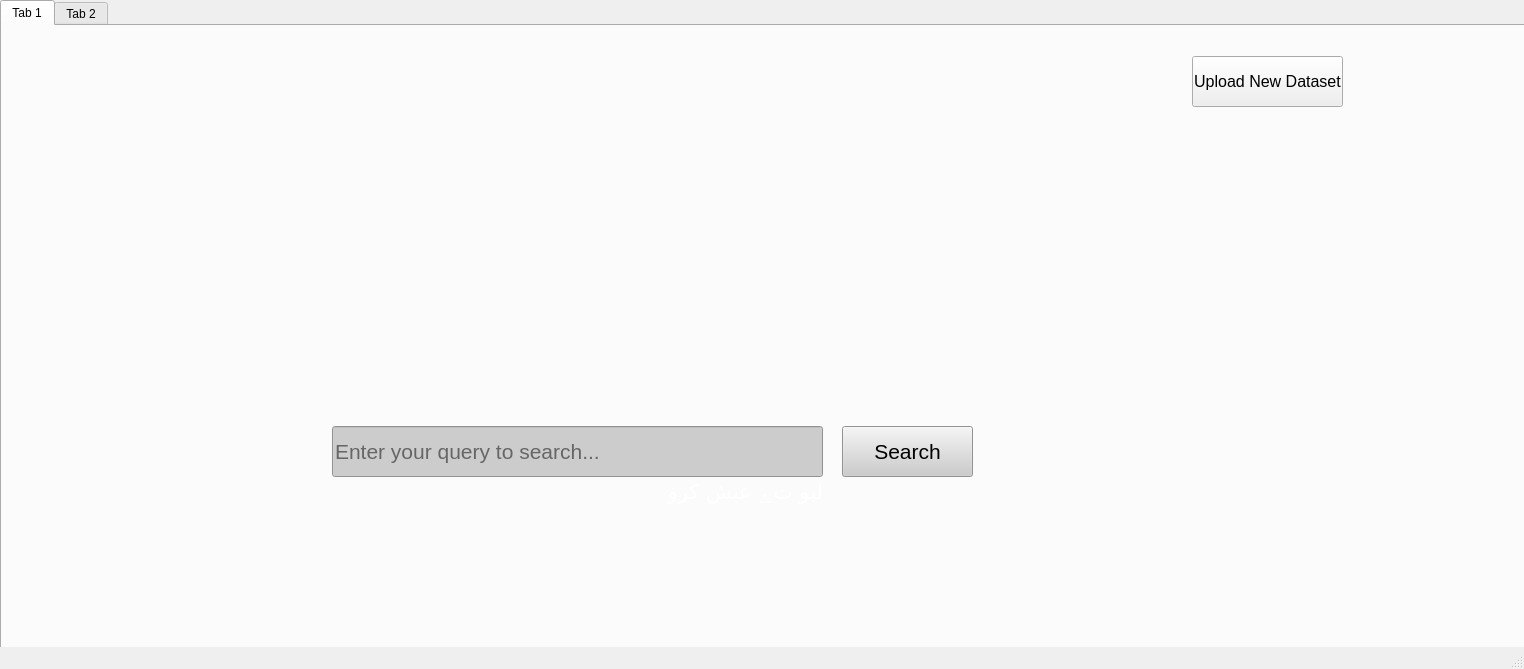
<?xml version="1.0" encoding="UTF-8"?>
<ui version="4.0">
 <class>MainWindow</class>
 <widget class="QMainWindow" name="MainWindow">
  <property name="geometry">
   <rect>
    <x>0</x>
    <y>0</y>
    <width>1524</width>
    <height>669</height>
   </rect>
  </property>
  <property name="windowTitle">
   <string>MainWindow</string>
  </property>
  <widget class="QWidget" name="centralwidget">
   <widget class="QTabWidget" name="tabWidget">
    <property name="geometry">
     <rect>
      <x>0</x>
      <y>0</y>
      <width>1611</width>
      <height>751</height>
     </rect>
    </property>
    <property name="currentIndex">
     <number>0</number>
    </property>
    <widget class="QWidget" name="tab_3">
     <attribute name="title">
      <string>Tab 1</string>
     </attribute>
     <widget class="QLineEdit" name="lineEdit">
      <property name="geometry">
       <rect>
        <x>330</x>
        <y>400</y>
        <width>491</width>
        <height>51</height>
       </rect>
      </property>
      <property name="font">
       <font>
        <family>Segoe UI</family>
        <pointsize>16</pointsize>
       </font>
      </property>
      <property name="styleSheet">
       <string notr="true">background-color: rgb(204, 204, 204);
color: rgb(0, 0, 0);</string>
      </property>
      <property name="text">
       <string/>
      </property>
      <property name="placeholderText">
       <string>Enter your query to search...</string>
      </property>
     </widget>
     <widget class="QPushButton" name="pushButton">
      <property name="geometry">
       <rect>
        <x>840</x>
        <y>400</y>
        <width>131</width>
        <height>51</height>
       </rect>
      </property>
      <property name="font">
       <font>
        <family>Segoe UI</family>
        <pointsize>16</pointsize>
       </font>
      </property>
      <property name="styleSheet">
       <string notr="true">color: rgb(0, 0, 0);
background-color: rgb(204, 204, 204);</string>
      </property>
      <property name="text">
       <string>Search</string>
      </property>
     </widget>
     <widget class="QLabel" name="label">
      <property name="geometry">
       <rect>
        <x>590</x>
        <y>450</y>
        <width>231</width>
        <height>31</height>
       </rect>
      </property>
      <property name="font">
       <font>
        <family>Segoe UI Black</family>
        <pointsize>16</pointsize>
       </font>
      </property>
      <property name="styleSheet">
       <string notr="true">color: rgb(255, 255, 255);</string>
      </property>
      <property name="text">
       <string>لبو تے عیش کرو</string>
      </property>
     </widget>
     <widget class="QLabel" name="label_2">
      <property name="geometry">
       <rect>
        <x>410</x>
        <y>80</y>
        <width>481</width>
        <height>321</height>
       </rect>
      </property>
      <property name="styleSheet">
       <string notr="true">image: url(:/icons/logo.png);</string>
      </property>
      <property name="text">
       <string/>
      </property>
     </widget>
     <widget class="QPushButton" name="pushButton_4">
      <property name="geometry">
       <rect>
        <x>1190</x>
        <y>30</y>
        <width>151</width>
        <height>51</height>
       </rect>
      </property>
      <property name="font">
       <font>
        <family>Segoe UI</family>
        <pointsize>12</pointsize>
       </font>
      </property>
      <property name="styleSheet">
       <string notr="true">background-color: rgb(0, 0, 0)
rgb(255, 255, 255);</string>
      </property>
      <property name="text">
       <string>Upload New Dataset</string>
      </property>
     </widget>
     <widget class="QLabel" name="label_3">
      <property name="geometry">
       <rect>
        <x>270</x>
        <y>120</y>
        <width>121</width>
        <height>211</height>
       </rect>
      </property>
      <property name="styleSheet">
       <string notr="true">image: url(:/icons/flash.png);</string>
      </property>
      <property name="text">
       <string/>
      </property>
     </widget>
     <widget class="QLabel" name="label_6">
      <property name="geometry">
       <rect>
        <x>860</x>
        <y>130</y>
        <width>121</width>
        <height>211</height>
       </rect>
      </property>
      <property name="styleSheet">
       <string notr="true">image: url(:/icons/flash.png);</string>
      </property>
      <property name="text">
       <string/>
      </property>
     </widget>
    </widget>
    <widget class="QWidget" name="tab_4">
     <attribute name="title">
      <string>Tab 2</string>
     </attribute>
     <widget class="QTextBrowser" name="textBrowser">
      <property name="geometry">
       <rect>
        <x>0</x>
        <y>130</y>
        <width>1841</width>
        <height>671</height>
       </rect>
      </property>
      <property name="font">
       <font>
        <family>Segoe UI</family>
        <pointsize>14</pointsize>
       </font>
      </property>
      <property name="styleSheet">
       <string notr="true"/>
      </property>
      <property name="openExternalLinks">
       <bool>true</bool>
      </property>
     </widget>
     <widget class="QLineEdit" name="lineEdit_2">
      <property name="geometry">
       <rect>
        <x>100</x>
        <y>20</y>
        <width>441</width>
        <height>41</height>
       </rect>
      </property>
      <property name="font">
       <font>
        <family>Segoe UI</family>
        <pointsize>14</pointsize>
       </font>
      </property>
      <property name="styleSheet">
       <string notr="true">background-color: rgb(204, 204, 204);
color:rgb(0, 0, 0);</string>
      </property>
     </widget>
     <widget class="QPushButton" name="pushButton_2">
      <property name="geometry">
       <rect>
        <x>560</x>
        <y>20</y>
        <width>91</width>
        <height>41</height>
       </rect>
      </property>
      <property name="font">
       <font>
        <family>Segoe UI</family>
        <pointsize>14</pointsize>
       </font>
      </property>
      <property name="styleSheet">
       <string notr="true">color:rgb(0, 0, 0);
background-color: rgb(148, 148, 148)</string>
      </property>
      <property name="text">
       <string>Search</string>
      </property>
     </widget>
     <widget class="QPushButton" name="pushButton_3">
      <property name="geometry">
       <rect>
        <x>10</x>
        <y>10</y>
        <width>81</width>
        <height>61</height>
       </rect>
      </property>
      <property name="styleSheet">
       <string notr="true">border-color: rgb(0, 0, 0);
image: url(:/icons/logo.png);</string>
      </property>
      <property name="text">
       <string/>
      </property>
      <property name="icon">
       <iconset>
        <normaloff>:/logo.png</normaloff>:/logo.png</iconset>
      </property>
      <property name="iconSize">
       <size>
        <width>120</width>
        <height>120</height>
       </size>
      </property>
     </widget>
    </widget>
   </widget>
  </widget>
  <widget class="QStatusBar" name="statusbar"/>
 </widget>
 <resources>
  <include location="Search Engine- Frontend/logo.qrc"/>
  <include location="logo.qrc"/>
 </resources>
 <connections/>
</ui>
